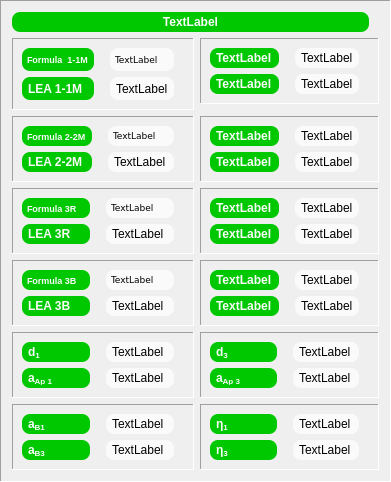
       <widget class="QFrame" name="frame_thermal">
        <property name="frameShape">
         <enum>QFrame::Panel</enum>
        </property>
        <property name="frameShadow">
         <enum>QFrame::Sunken</enum>
        </property>
        <layout class="QGridLayout" name="gridLayout_47">
         <item row="4" column="1">
          <widget class="QFrame" name="frame_34">
           <property name="frameShape">
            <enum>QFrame::Panel</enum>
           </property>
           <property name="frameShadow">
            <enum>QFrame::Sunken</enum>
           </property>
           <layout class="QGridLayout" name="gridLayout_35">
            <item row="1" column="1">
             <widget class="QLabel" name="tCond3LEA_3R_Label_3">
              <property name="font">
               <font>
                <weight>75</weight>
                <bold>true</bold>
               </font>
              </property>
              <property name="styleSheet">
               <string notr="true">QLabel {background-color: #00c800;
color: #fafafa;
border: 0px solid grey;
border-radius: 8px;
padding: 3px;
margin-right: 10px}</string>
              </property>
              <property name="text">
               <string>TextLabel</string>
              </property>
             </widget>
            </item>
            <item row="0" column="1">
             <widget class="QLabel" name="tCond1LEA_3R_Label_3">
              <property name="font">
               <font>
                <weight>75</weight>
                <bold>true</bold>
               </font>
              </property>
              <property name="styleSheet">
               <string notr="true">QLabel {background-color: #00c800;
color: #fafafa;
border: 0px solid grey;
border-radius: 8px;
padding: 3px;
margin-right: 10px}</string>
              </property>
              <property name="text">
               <string>TextLabel</string>
              </property>
             </widget>
            </item>
            <item row="0" column="2">
             <widget class="QLabel" name="cond1LEA_3R_Label_3">
              <property name="styleSheet">
               <string notr="true">QLabel {background-color: #fafafa}
QLabel {color: #000000}
QLabel {border: 0px solid grey}
QLabel {border-radius: 8px}
QLabel {padding: 3px}
QLabel {margin-right: 10px}</string>
              </property>
              <property name="text">
               <string>TextLabel</string>
              </property>
             </widget>
            </item>
            <item row="1" column="2">
             <widget class="QLabel" name="cond3LEA_3R_Label_3">
              <property name="styleSheet">
               <string notr="true">QLabel {background-color: #fafafa}
QLabel {color: #000000}
QLabel {border: 0px solid grey}
QLabel {border-radius: 8px}
QLabel {padding: 3px}
QLabel {margin-right: 10px}</string>
              </property>
              <property name="text">
               <string>TextLabel</string>
              </property>
             </widget>
            </item>
           </layout>
          </widget>
         </item>
         <item row="7" column="1">
          <widget class="QFrame" name="frame_41">
           <property name="frameShape">
            <enum>QFrame::Panel</enum>
           </property>
           <property name="frameShadow">
            <enum>QFrame::Sunken</enum>
           </property>
           <layout class="QGridLayout" name="gridLayout_42">
            <item row="0" column="0">
             <widget class="QLabel" name="tCouplingFactor1_Label_3">
              <property name="font">
               <font>
                <weight>75</weight>
                <bold>true</bold>
               </font>
              </property>
              <property name="styleSheet">
               <string notr="true">QLabel {background-color: #00c800;
color: #fafafa;
border: 0px solid grey;
border-radius: 8px;
padding: 3px;
margin-right: 10px}</string>
              </property>
              <property name="text">
               <string>η&lt;sub&gt;1&lt;/sub&gt;</string>
              </property>
             </widget>
            </item>
            <item row="1" column="0">
             <widget class="QLabel" name="tCouplingFactor3_Label_3">
              <property name="font">
               <font>
                <weight>75</weight>
                <bold>true</bold>
               </font>
              </property>
              <property name="styleSheet">
               <string notr="true">QLabel {background-color: #00c800;
color: #fafafa;
border: 0px solid grey;
border-radius: 8px;
padding: 3px;
margin-right: 10px}</string>
              </property>
              <property name="text">
               <string>η&lt;sub&gt;3&lt;/sub&gt;</string>
              </property>
             </widget>
            </item>
            <item row="0" column="1">
             <widget class="QLabel" name="couplingFactor1_Label_3">
              <property name="styleSheet">
               <string notr="true">QLabel {background-color: #fafafa}
QLabel {color: #000000}
QLabel {border: 0px solid grey}
QLabel {border-radius: 8px}
QLabel {padding: 3px}
QLabel {margin-right: 10px}</string>
              </property>
              <property name="text">
               <string>TextLabel</string>
              </property>
             </widget>
            </item>
            <item row="1" column="1">
             <widget class="QLabel" name="couplingFactor3_Label_3">
              <property name="styleSheet">
               <string notr="true">QLabel {background-color: #fafafa}
QLabel {color: #000000}
QLabel {border: 0px solid grey}
QLabel {border-radius: 8px}
QLabel {padding: 3px}
QLabel {margin-right: 10px}</string>
              </property>
              <property name="text">
               <string>TextLabel</string>
              </property>
             </widget>
            </item>
           </layout>
          </widget>
         </item>
         <item row="5" column="0">
          <widget class="QFrame" name="frame_35">
           <property name="frameShape">
            <enum>QFrame::Panel</enum>
           </property>
           <property name="frameShadow">
            <enum>QFrame::Sunken</enum>
           </property>
           <layout class="QGridLayout" name="gridLayout_36">
            <item row="0" column="1">
             <widget class="QLabel" name="Formula3B_Label_3">
              <property name="font">
               <font>
                <family>Verdana</family>
                <pointsize>7</pointsize>
               </font>
              </property>
              <property name="styleSheet">
               <string notr="true">QLabel {background-color: #fafafa}
QLabel {color: #000000}
QLabel {border: 0px solid grey}
QLabel {border-radius: 8px}
QLabel {padding: 3px}
QLabel {margin-right: 10px}</string>
              </property>
              <property name="text">
               <string>TextLabel</string>
              </property>
             </widget>
            </item>
            <item row="1" column="0">
             <widget class="QLabel" name="tLEA3B_label_3">
              <property name="font">
               <font>
                <weight>75</weight>
                <bold>true</bold>
               </font>
              </property>
              <property name="styleSheet">
               <string notr="true">QLabel {background-color: #00c800;
color: #fafafa;
border: 0px solid grey;
border-radius: 8px;
padding: 3px;
margin-right: 10px}</string>
              </property>
              <property name="text">
               <string>LEA 3B</string>
              </property>
             </widget>
            </item>
            <item row="1" column="1">
             <widget class="QLabel" name="LEA3B_label_3">
              <property name="styleSheet">
               <string notr="true">QLabel {background-color: #fafafa}
QLabel {color: #000000}
QLabel {border: 0px solid grey}
QLabel {border-radius: 8px}
QLabel {padding: 3px}
QLabel {margin-right: 10px}</string>
              </property>
              <property name="text">
               <string>TextLabel</string>
              </property>
             </widget>
            </item>
            <item row="0" column="0">
             <widget class="QLabel" name="tFomula3B_Label_3">
              <property name="font">
               <font>
                <pointsize>7</pointsize>
                <weight>75</weight>
                <bold>true</bold>
               </font>
              </property>
              <property name="styleSheet">
               <string notr="true">QLabel {background-color: #00c800;
color: #fafafa;
border: 0px solid grey;
border-radius: 8px;
padding: 3px;
margin-right: 10px}</string>
              </property>
              <property name="text">
               <string>Formula 3B</string>
              </property>
             </widget>
            </item>
           </layout>
          </widget>
         </item>
         <item row="4" column="0">
          <widget class="QFrame" name="frame_28">
           <property name="frameShape">
            <enum>QFrame::Panel</enum>
           </property>
           <property name="frameShadow">
            <enum>QFrame::Sunken</enum>
           </property>
           <layout class="QGridLayout" name="gridLayout_29">
            <item row="0" column="0">
             <widget class="QLabel" name="tFomula3R_Label_3">
              <property name="font">
               <font>
                <pointsize>7</pointsize>
                <weight>75</weight>
                <bold>true</bold>
               </font>
              </property>
              <property name="styleSheet">
               <string notr="true">QLabel {background-color: #00c800;
color: #fafafa;
border: 0px solid grey;
border-radius: 8px;
padding: 3px;
margin-right: 10px}</string>
              </property>
              <property name="text">
               <string>Formula 3R</string>
              </property>
             </widget>
            </item>
            <item row="0" column="1">
             <widget class="QLabel" name="Formula3R_Label_3">
              <property name="font">
               <font>
                <family>Verdana</family>
                <pointsize>7</pointsize>
               </font>
              </property>
              <property name="styleSheet">
               <string notr="true">QLabel {background-color: #fafafa}
QLabel {color: #000000}
QLabel {border: 0px solid grey}
QLabel {border-radius: 8px}
QLabel {padding: 3px}
QLabel {margin-right: 10px}</string>
              </property>
              <property name="text">
               <string>TextLabel</string>
              </property>
             </widget>
            </item>
            <item row="1" column="0">
             <widget class="QLabel" name="tLEA3R_label_3">
              <property name="font">
               <font>
                <weight>75</weight>
                <bold>true</bold>
               </font>
              </property>
              <property name="styleSheet">
               <string notr="true">QLabel {background-color: #00c800;
color: #fafafa;
border: 0px solid grey;
border-radius: 8px;
padding: 3px;
margin-right: 10px}</string>
              </property>
              <property name="text">
               <string>LEA 3R</string>
              </property>
             </widget>
            </item>
            <item row="1" column="1">
             <widget class="QLabel" name="LEA3R_label_3">
              <property name="styleSheet">
               <string notr="true">QLabel {background-color: #fafafa}
QLabel {color: #000000}
QLabel {border: 0px solid grey}
QLabel {border-radius: 8px}
QLabel {padding: 3px}
QLabel {margin-right: 10px}</string>
              </property>
              <property name="text">
               <string>TextLabel</string>
              </property>
             </widget>
            </item>
           </layout>
          </widget>
         </item>
         <item row="1" column="1">
          <widget class="QFrame" name="frame_31">
           <property name="frameShape">
            <enum>QFrame::Panel</enum>
           </property>
           <property name="frameShadow">
            <enum>QFrame::Sunken</enum>
           </property>
           <layout class="QGridLayout" name="gridLayout_32">
            <item row="0" column="0">
             <widget class="QLabel" name="tCond1LEA_1M_Label_3">
              <property name="font">
               <font>
                <weight>75</weight>
                <bold>true</bold>
               </font>
              </property>
              <property name="styleSheet">
               <string notr="true">QLabel {background-color: #00c800;
color: #fafafa;
border: 0px solid grey;
border-radius: 8px;
padding: 3px;
margin-right: 10px}</string>
              </property>
              <property name="text">
               <string>TextLabel</string>
              </property>
             </widget>
            </item>
            <item row="0" column="1">
             <widget class="QLabel" name="cond1LEA_1M_Label_3">
              <property name="styleSheet">
               <string notr="true">QLabel {background-color: #fafafa}
QLabel {color: #000000}
QLabel {border: 0px solid grey}
QLabel {border-radius: 8px}
QLabel {padding: 3px}
QLabel {margin-right: 10px}</string>
              </property>
              <property name="text">
               <string>TextLabel</string>
              </property>
             </widget>
            </item>
            <item row="1" column="1">
             <widget class="QLabel" name="cond3LEA_1M_Label_3">
              <property name="styleSheet">
               <string notr="true">QLabel {background-color: #fafafa}
QLabel {color: #000000}
QLabel {border: 0px solid grey}
QLabel {border-radius: 8px}
QLabel {padding: 3px}
QLabel {margin-right: 10px}</string>
              </property>
              <property name="text">
               <string>TextLabel</string>
              </property>
             </widget>
            </item>
            <item row="1" column="0">
             <widget class="QLabel" name="tCond3LEA_1M_Label_3">
              <property name="font">
               <font>
                <weight>75</weight>
                <bold>true</bold>
               </font>
              </property>
              <property name="styleSheet">
               <string notr="true">QLabel {background-color: #00c800;
color: #fafafa;
border: 0px solid grey;
border-radius: 8px;
padding: 3px;
margin-right: 10px}</string>
              </property>
              <property name="text">
               <string>TextLabel</string>
              </property>
             </widget>
            </item>
           </layout>
          </widget>
         </item>
         <item row="1" column="0" rowspan="2">
          <widget class="QFrame" name="frame_29">
           <property name="frameShape">
            <enum>QFrame::Panel</enum>
           </property>
           <property name="frameShadow">
            <enum>QFrame::Sunken</enum>
           </property>
           <layout class="QGridLayout" name="gridLayout_30">
            <item row="2" column="0">
             <widget class="QLabel" name="tLEA1M_label_3">
              <property name="font">
               <font>
                <weight>75</weight>
                <bold>true</bold>
               </font>
              </property>
              <property name="styleSheet">
               <string notr="true">QLabel {background-color: #00c800;
color: #fafafa;
border: 0px solid grey;
border-radius: 8px;
padding: 3px;
margin-right: 10px}</string>
              </property>
              <property name="text">
               <string>LEA 1-1M</string>
              </property>
             </widget>
            </item>
            <item row="2" column="1">
             <widget class="QLabel" name="LEA1M_label_3">
              <property name="styleSheet">
               <string notr="true">QLabel {background-color: #fafafa}
QLabel {color: #000000}
QLabel {border: 0px solid grey}
QLabel {border-radius: 8px}
QLabel {padding: 3px}
QLabel {margin-right: 10px}</string>
              </property>
              <property name="text">
               <string>TextLabel</string>
              </property>
             </widget>
            </item>
            <item row="1" column="1">
             <widget class="QLabel" name="Formula1M_Label_3">
              <property name="font">
               <font>
                <family>Verdana</family>
                <pointsize>7</pointsize>
               </font>
              </property>
              <property name="styleSheet">
               <string notr="true">QLabel {background-color: #fafafa}
QLabel {color: #000000}
QLabel {border: 0px solid grey}
QLabel {border-radius: 8px}
QLabel {padding: 3px}
QLabel {margin-right: 10px}</string>
              </property>
              <property name="text">
               <string>TextLabel</string>
              </property>
             </widget>
            </item>
            <item row="1" column="0">
             <widget class="QLabel" name="tFomula1M_Label_3">
              <property name="font">
               <font>
                <pointsize>7</pointsize>
                <weight>75</weight>
                <bold>true</bold>
               </font>
              </property>
              <property name="styleSheet">
               <string notr="true">QLabel {background-color: #00c800;
color: #fafafa;
border: 0px solid grey;
border-radius: 8px;
padding: 3px;
margin-right: 10px}</string>
              </property>
              <property name="text">
               <string>Formula  1-1M</string>
              </property>
             </widget>
            </item>
           </layout>
          </widget>
         </item>
         <item row="3" column="1">
          <widget class="QFrame" name="frame_2M_Output_3">
           <property name="frameShape">
            <enum>QFrame::Panel</enum>
           </property>
           <property name="frameShadow">
            <enum>QFrame::Sunken</enum>
           </property>
           <layout class="QGridLayout" name="gridLayout_33">
            <item row="0" column="1">
             <widget class="QLabel" name="cond1LEA_2M_Label_3">
              <property name="styleSheet">
               <string notr="true">QLabel {background-color: #fafafa}
QLabel {color: #000000}
QLabel {border: 0px solid grey}
QLabel {border-radius: 8px}
QLabel {padding: 3px}
QLabel {margin-right: 10px}</string>
              </property>
              <property name="text">
               <string>TextLabel</string>
              </property>
             </widget>
            </item>
            <item row="2" column="0">
             <widget class="QLabel" name="tCond3LEA_2M_Label_3">
              <property name="font">
               <font>
                <weight>75</weight>
                <bold>true</bold>
               </font>
              </property>
              <property name="styleSheet">
               <string notr="true">QLabel {background-color: #00c800;
color: #fafafa;
border: 0px solid grey;
border-radius: 8px;
padding: 3px;
margin-right: 10px}</string>
              </property>
              <property name="text">
               <string>TextLabel</string>
              </property>
             </widget>
            </item>
            <item row="0" column="0">
             <widget class="QLabel" name="tCond1LEA_2M_Label_3">
              <property name="font">
               <font>
                <weight>75</weight>
                <bold>true</bold>
               </font>
              </property>
              <property name="styleSheet">
               <string notr="true">QLabel {background-color: #00c800;
color: #fafafa;
border: 0px solid grey;
border-radius: 8px;
padding: 3px;
margin-right: 10px}</string>
              </property>
              <property name="text">
               <string>TextLabel</string>
              </property>
             </widget>
            </item>
            <item row="2" column="1">
             <widget class="QLabel" name="cond3LEA_2M_Label_3">
              <property name="styleSheet">
               <string notr="true">QLabel {background-color: #fafafa}
QLabel {color: #000000}
QLabel {border: 0px solid grey}
QLabel {border-radius: 8px}
QLabel {padding: 3px}
QLabel {margin-right: 10px}</string>
              </property>
              <property name="text">
               <string>TextLabel</string>
              </property>
             </widget>
            </item>
           </layout>
          </widget>
         </item>
         <item row="5" column="1">
          <widget class="QFrame" name="frame_33">
           <property name="frameShape">
            <enum>QFrame::Panel</enum>
           </property>
           <property name="frameShadow">
            <enum>QFrame::Sunken</enum>
           </property>
           <layout class="QGridLayout" name="gridLayout_34">
            <item row="2" column="0">
             <widget class="QLabel" name="tCond3LEA_3B_Label_3">
              <property name="font">
               <font>
                <weight>75</weight>
                <bold>true</bold>
               </font>
              </property>
              <property name="styleSheet">
               <string notr="true">QLabel {background-color: #00c800;
color: #fafafa;
border: 0px solid grey;
border-radius: 8px;
padding: 3px;
margin-right: 10px}</string>
              </property>
              <property name="text">
               <string>TextLabel</string>
              </property>
             </widget>
            </item>
            <item row="1" column="1">
             <widget class="QLabel" name="cond1LEA_3B_Label_3">
              <property name="styleSheet">
               <string notr="true">QLabel {background-color: #fafafa}
QLabel {color: #000000}
QLabel {border: 0px solid grey}
QLabel {border-radius: 8px}
QLabel {padding: 3px}
QLabel {margin-right: 10px}</string>
              </property>
              <property name="text">
               <string>TextLabel</string>
              </property>
             </widget>
            </item>
            <item row="2" column="1">
             <widget class="QLabel" name="cond3LEA_3B_Label_3">
              <property name="styleSheet">
               <string notr="true">QLabel {background-color: #fafafa}
QLabel {color: #000000}
QLabel {border: 0px solid grey}
QLabel {border-radius: 8px}
QLabel {padding: 3px}
QLabel {margin-right: 10px}</string>
              </property>
              <property name="text">
               <string>TextLabel</string>
              </property>
             </widget>
            </item>
            <item row="1" column="0">
             <widget class="QLabel" name="tCond1LEA_3B_Label_3">
              <property name="font">
               <font>
                <weight>75</weight>
                <bold>true</bold>
               </font>
              </property>
              <property name="styleSheet">
               <string notr="true">QLabel {background-color: #00c800;
color: #fafafa;
border: 0px solid grey;
border-radius: 8px;
padding: 3px;
margin-right: 10px}</string>
              </property>
              <property name="text">
               <string>TextLabel</string>
              </property>
             </widget>
            </item>
           </layout>
          </widget>
         </item>
         <item row="6" column="0">
          <widget class="QFrame" name="frame_cond1_2">
           <property name="frameShape">
            <enum>QFrame::Panel</enum>
           </property>
           <property name="frameShadow">
            <enum>QFrame::Sunken</enum>
           </property>
           <layout class="QGridLayout" name="gridLayout_43">
            <item row="0" column="0">
             <widget class="QLabel" name="tApertureDist1_Label_3">
              <property name="font">
               <font>
                <weight>75</weight>
                <bold>true</bold>
               </font>
              </property>
              <property name="styleSheet">
               <string notr="true">QLabel {background-color: #00c800;
color: #fafafa;
border: 0px solid grey;
border-radius: 8px;
padding: 3px;
margin-right: 10px}</string>
              </property>
              <property name="text">
               <string>d&lt;sub&gt;1&lt;/sub&gt;</string>
              </property>
             </widget>
            </item>
            <item row="0" column="1">
             <widget class="QLabel" name="apertureDist1_Label_3">
              <property name="styleSheet">
               <string notr="true">QLabel {background-color: #fafafa}
QLabel {color: #000000}
QLabel {border: 0px solid grey}
QLabel {border-radius: 8px}
QLabel {padding: 3px}
QLabel {margin-right: 10px}</string>
              </property>
              <property name="text">
               <string>TextLabel</string>
              </property>
             </widget>
            </item>
            <item row="1" column="0">
             <widget class="QLabel" name="tApertureDiam1_Label_3">
              <property name="font">
               <font>
                <weight>75</weight>
                <bold>true</bold>
               </font>
              </property>
              <property name="styleSheet">
               <string notr="true">QLabel {background-color: #00c800;
color: #fafafa;
border: 0px solid grey;
border-radius: 8px;
padding: 3px;
margin-right: 10px}</string>
              </property>
              <property name="text">
               <string>a&lt;sub&gt;Ap 1&lt;/sub&gt;</string>
              </property>
             </widget>
            </item>
            <item row="1" column="1">
             <widget class="QLabel" name="apertureDiam1_Label_3">
              <property name="styleSheet">
               <string notr="true">QLabel {background-color: #fafafa}
QLabel {color: #000000}
QLabel {border: 0px solid grey}
QLabel {border-radius: 8px}
QLabel {padding: 3px}
QLabel {margin-right: 10px}</string>
              </property>
              <property name="text">
               <string>TextLabel</string>
              </property>
             </widget>
            </item>
           </layout>
          </widget>
         </item>
         <item row="0" column="0" colspan="2">
          <widget class="QLabel" name="thermal_label">
           <property name="font">
            <font>
             <weight>75</weight>
             <bold>true</bold>
            </font>
           </property>
           <property name="styleSheet">
            <string notr="true">QLabel {background-color: #00c800;
color: #fafafa;
border: 0px solid grey;
border-radius: 8px;
padding: 3px;
margin-right: 10px}</string>
           </property>
           <property name="text">
            <string>TextLabel</string>
           </property>
           <property name="alignment">
            <set>Qt::AlignCenter</set>
           </property>
          </widget>
         </item>
         <item row="3" column="0">
          <widget class="QFrame" name="frame_2M_3">
           <property name="frameShape">
            <enum>QFrame::Panel</enum>
           </property>
           <property name="frameShadow">
            <enum>QFrame::Sunken</enum>
           </property>
           <layout class="QGridLayout" name="gridLayout_31">
            <item row="1" column="0">
             <widget class="QLabel" name="tLEA2M_label_3">
              <property name="font">
               <font>
                <weight>75</weight>
                <bold>true</bold>
               </font>
              </property>
              <property name="styleSheet">
               <string notr="true">QLabel {background-color: #00c800;
color: #fafafa;
border: 0px solid grey;
border-radius: 8px;
padding: 3px;
margin-right: 10px}</string>
              </property>
              <property name="text">
               <string>LEA 2-2M</string>
              </property>
             </widget>
            </item>
            <item row="0" column="2">
             <widget class="QLabel" name="Formula2M_Label_3">
              <property name="font">
               <font>
                <family>Verdana</family>
                <pointsize>7</pointsize>
               </font>
              </property>
              <property name="styleSheet">
               <string notr="true">QLabel {background-color: #fafafa}
QLabel {color: #000000}
QLabel {border: 0px solid grey}
QLabel {border-radius: 8px}
QLabel {padding: 3px}
QLabel {margin-right: 10px}</string>
              </property>
              <property name="text">
               <string>TextLabel</string>
              </property>
             </widget>
            </item>
            <item row="0" column="0">
             <widget class="QLabel" name="tFomula2M_Label_3">
              <property name="font">
               <font>
                <pointsize>7</pointsize>
                <weight>75</weight>
                <bold>true</bold>
               </font>
              </property>
              <property name="styleSheet">
               <string notr="true">QLabel {background-color: #00c800;
color: #fafafa;
border: 0px solid grey;
border-radius: 8px;
padding: 3px;
margin-right: 10px}</string>
              </property>
              <property name="text">
               <string>Formula 2-2M</string>
              </property>
             </widget>
            </item>
            <item row="1" column="2">
             <widget class="QLabel" name="LEA2M_label_3">
              <property name="styleSheet">
               <string notr="true">QLabel {background-color: #fafafa}
QLabel {color: #000000}
QLabel {border: 0px solid grey}
QLabel {border-radius: 8px}
QLabel {padding: 3px}
QLabel {margin-right: 10px}</string>
              </property>
              <property name="text">
               <string>TextLabel</string>
              </property>
             </widget>
            </item>
           </layout>
          </widget>
         </item>
         <item row="6" column="1">
          <widget class="QFrame" name="frame_cond_1_2">
           <property name="frameShape">
            <enum>QFrame::Panel</enum>
           </property>
           <property name="frameShadow">
            <enum>QFrame::Sunken</enum>
           </property>
           <layout class="QGridLayout" name="gridLayout_45">
            <item row="1" column="1">
             <widget class="QLabel" name="apertureDiam3_Label_3">
              <property name="styleSheet">
               <string notr="true">QLabel {background-color: #fafafa}
QLabel {color: #000000}
QLabel {border: 0px solid grey}
QLabel {border-radius: 8px}
QLabel {padding: 3px}
QLabel {margin-right: 10px}</string>
              </property>
              <property name="text">
               <string>TextLabel</string>
              </property>
             </widget>
            </item>
            <item row="0" column="0">
             <widget class="QLabel" name="tApertureDist3_Label_3">
              <property name="font">
               <font>
                <weight>75</weight>
                <bold>true</bold>
               </font>
              </property>
              <property name="styleSheet">
               <string notr="true">QLabel {background-color: #00c800;
color: #fafafa;
border: 0px solid grey;
border-radius: 8px;
padding: 3px;
margin-right: 10px}</string>
              </property>
              <property name="text">
               <string>d&lt;sub&gt;3&lt;/sub&gt;</string>
              </property>
             </widget>
            </item>
            <item row="0" column="1">
             <widget class="QLabel" name="apertureDist3_Label_3">
              <property name="styleSheet">
               <string notr="true">QLabel {background-color: #fafafa}
QLabel {color: #000000}
QLabel {border: 0px solid grey}
QLabel {border-radius: 8px}
QLabel {padding: 3px}
QLabel {margin-right: 10px}</string>
              </property>
              <property name="text">
               <string>TextLabel</string>
              </property>
             </widget>
            </item>
            <item row="1" column="0">
             <widget class="QLabel" name="tApertureDiam3_Label_3">
              <property name="font">
               <font>
                <weight>75</weight>
                <bold>true</bold>
               </font>
              </property>
              <property name="styleSheet">
               <string notr="true">QLabel {background-color: #00c800;
color: #fafafa;
border: 0px solid grey;
border-radius: 8px;
padding: 3px;
margin-right: 10px}</string>
              </property>
              <property name="text">
               <string>a&lt;sub&gt;Ap 3&lt;/sub&gt;</string>
              </property>
             </widget>
            </item>
           </layout>
          </widget>
         </item>
         <item row="7" column="0">
          <widget class="QFrame" name="frame_49">
           <property name="frameShape">
            <enum>QFrame::Panel</enum>
           </property>
           <property name="frameShadow">
            <enum>QFrame::Sunken</enum>
           </property>
           <layout class="QGridLayout" name="gridLayout_50">
            <item row="1" column="1">
             <widget class="QLabel" name="beamAperture3_Label_3">
              <property name="styleSheet">
               <string notr="true">QLabel {background-color: #fafafa}
QLabel {color: #000000}
QLabel {border: 0px solid grey}
QLabel {border-radius: 8px}
QLabel {padding: 3px}
QLabel {margin-right: 10px}</string>
              </property>
              <property name="text">
               <string>TextLabel</string>
              </property>
             </widget>
            </item>
            <item row="0" column="1">
             <widget class="QLabel" name="beamAperture1_Label_3">
              <property name="styleSheet">
               <string notr="true">QLabel {background-color: #fafafa}
QLabel {color: #000000}
QLabel {border: 0px solid grey}
QLabel {border-radius: 8px}
QLabel {padding: 3px}
QLabel {margin-right: 10px}</string>
              </property>
              <property name="text">
               <string>TextLabel</string>
              </property>
             </widget>
            </item>
            <item row="0" column="0">
             <widget class="QLabel" name="tBeamAperture1_Label_3">
              <property name="font">
               <font>
                <weight>75</weight>
                <bold>true</bold>
               </font>
              </property>
              <property name="styleSheet">
               <string notr="true">QLabel {background-color: #00c800;
color: #fafafa;
border: 0px solid grey;
border-radius: 8px;
padding: 3px;
margin-right: 10px}</string>
              </property>
              <property name="text">
               <string>a&lt;sub&gt;B1&lt;/sub&gt;</string>
              </property>
             </widget>
            </item>
            <item row="1" column="0">
             <widget class="QLabel" name="tBeamAperture3_Label_3">
              <property name="font">
               <font>
                <weight>75</weight>
                <bold>true</bold>
               </font>
              </property>
              <property name="styleSheet">
               <string notr="true">QLabel {background-color: #00c800;
color: #fafafa;
border: 0px solid grey;
border-radius: 8px;
padding: 3px;
margin-right: 10px}</string>
              </property>
              <property name="text">
               <string>a&lt;sub&gt;B3&lt;/sub&gt;</string>
              </property>
             </widget>
            </item>
           </layout>
          </widget>
         </item>
        </layout>
       </widget>
